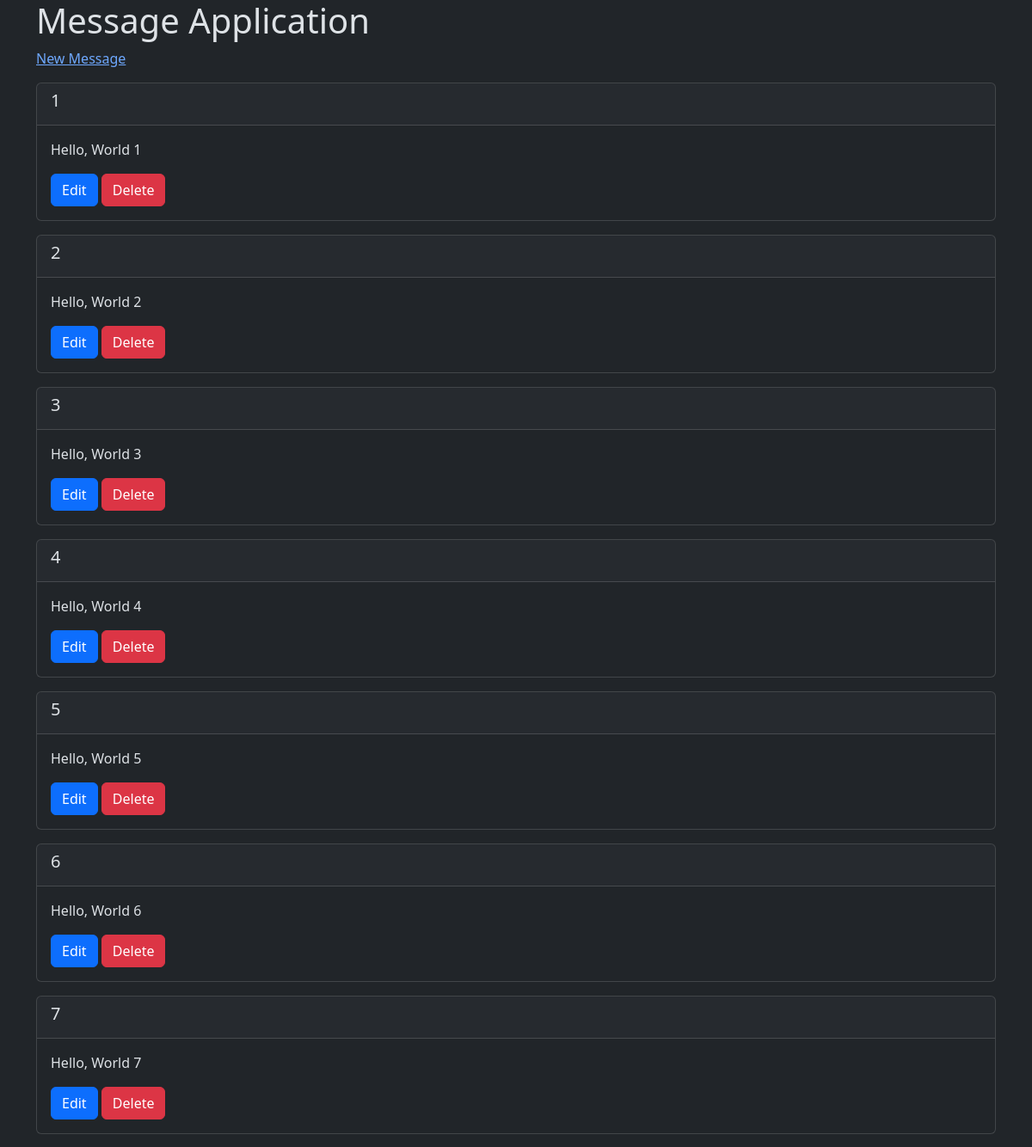
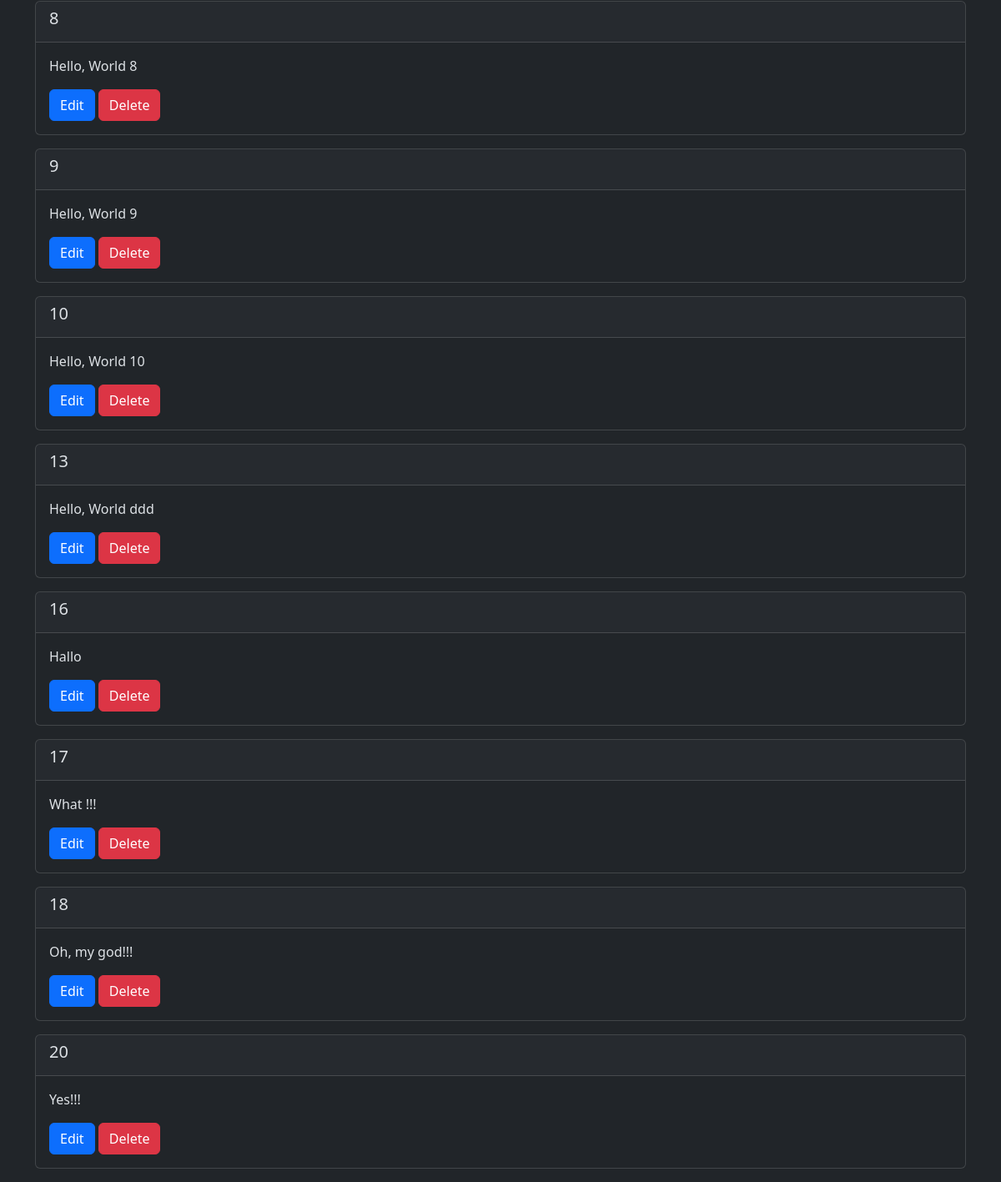
The page / on the database its author committed (2 pictures, top to bottom).
### crud_app/models.py (models this page shows, shortened)
class Message(models.Model):
    message = models.TextField()

### crud_app/views.py (the view)
# urls.py: path("", views.index, name="index"),
def index(request: HttpRequest):
    messages = Message.objects.order_by('id')
    temp = loader.get_template("crud/index.html")
    context = {
        "messages": messages,
    }
    return HttpResponse(temp.render(context, request))

### crud_app/templates/crud/index.html
{% extends "crud/base.html" %}
{% block content %}
<div class="mb-3">
    <a href="/new">New Message</a>
</div>
{% if messages %}
    {% for m in messages %}
    <div class="card mb-3">
        <div class="card-header">
            <h5 class="card-title">{{m.id}}</h5>
        </div>
        <div class="card-body">
          <p class="card-text">{{m.message}}</p>
          <a href="/edit/{{m.id}}" class="btn btn-primary">Edit</a> <a href="/delete/{{m.id}}" class="btn btn-danger">Delete</a>
        </div>
      </div>
    {% endfor %}
{% else %}
    <p>No Messages</p>
{% endif %}
{% endblock %}

### rows shown on the page
Message: id "1", message "Hello, World 1"
Message: id "2", message "Hello, World 2"
Message: id "3", message "Hello, World 3"
Message: id "4", message "Hello, World 4"
Message: id "5", message "Hello, World 5"
Message: id "6", message "Hello, World 6"
Message: id "7", message "Hello, World 7"
Message: id "8", message "Hello, World 8"
Message: id "9", message "Hello, World 9"
Message: id "10", message "Hello, World 10"
Message: id "13", message "Hello, World ddd"
Message: id "16", message "Hallo"
Message: id "17", message "What !!!"
Message: id "18", message "Oh, my god!!!"
Message: id "20", message "Yes!!!"
